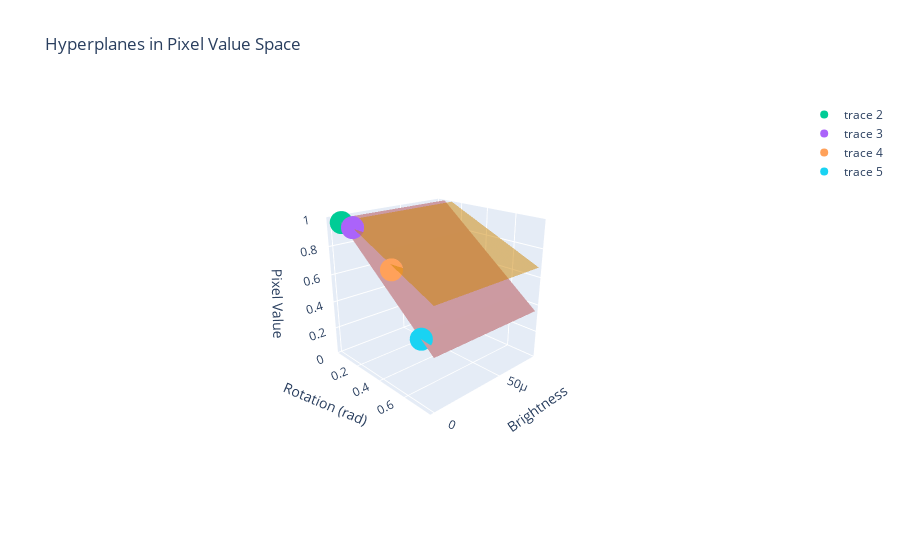

Write notebook code for a chart like this one.
### Code cell
# Let's define arbitrary the lower bound wlr and upper bound wur for the rotation
wlr, wur = -0.9, -0.5

# Let's define arbitrary the lower bound wlb and upper bound wub for the brightness
wlb, wub = -0.4, -0.3

# Let's define arbitrary the lower bound lbias and upper bound ubias for the bias
lbias, ubias = 1.07, 1.07

def visualization(wlr, wur, wlb, wub, lbias, ubias):

    # The range of values are determined by the user 
    rotation = np.linspace(0, np.pi/4*180/np.pi, 100)
    brightness = np.linspace(0, 0.00008, 100)

    # create a rectangular grid 
    Rotation, Brightness = np.meshgrid(rotation, brightness)



    print(wlr)

    # Calculate pixel values for each hyperplane
    Ik_lower = wlr * Rotation + wlb * Brightness + lbias
    Ik_upper = wur * Rotation + wub * Brightness + ubias


    fig = go.Figure(data=[
        # Lower bound hyperplane pixel value
        go.Surface(z=Ik_lower, x=Brightness, y=Rotation, colorscale=[[0, 'orange'], [1, 'pink']], showscale=False),
        # Upper bound hyperplane pixel value
        go.Surface(z=Ik_upper, x=Brightness, y=Rotation, colorscale=[[0, 'orange'], [1, 'orange']], showscale=False, opacity=0.5)
    ])
    
    fig.add_trace(
    go.Scatter3d(x=[0, 0.00002],
                 y=[0.1],
                 z=[0.98],
                 mode='markers')
    )

    fig.add_trace(
    go.Scatter3d(x=[0, 0.00002],
                 y=[0.2],
                 z=[0.97],
                 mode='markers')
    )

    fig.add_trace(
    go.Scatter3d(x=[0, 0.00002],
                 y=[0.5],
                 z=[0.79],
                 mode='markers')
    )
    
    fig.add_trace(
    go.Scatter3d(x=[0, 0.00002],
                 y=[0.7],
                 z=[0.44],
                 mode='markers')
    )

    fig.update_layout(
        scene=dict(
            xaxis_title='Brightness',
            yaxis_title='Rotation (rad)',
            zaxis_title='Pixel Value',
            yaxis=dict(range=[0, np.pi/4]),
            xaxis=dict(range=[0, 0.00008], autorange='reversed'),  # Reversing the x-axis
            zaxis=dict(range=[0, 1]),
            aspectmode='cube'
        ),
        title='Hyperplanes in Pixel Value Space'
    )
    
    # Show the plot
    fig.show()

visualization(wlr, wur, wlb, wub, lbias, ubias)

### Figure 1 — Plotly figure (JSON) as saved in the notebook; plotly's stock layout.template omitted (floating-point values rounded to 4 significant figures; data arrays with more than 128 entries replaced by an {"elided": "..."} marker saying what was removed)
{"data": [{"colorscale": [[0, "orange"], [1, "pink"]], "showscale": false, "type": "surface", "x": {"elided": "100x100 float values"}, "y": {"elided": "100x100 float values"}, "z": {"elided": "100x100 float values"}}, {"colorscale": [[0, "orange"], [1, "orange"]], "opacity": 0.5, "showscale": false, "type": "surface", "x": {"elided": "100x100 float values"}, "y": {"elided": "100x100 float values"}, "z": {"elided": "100x100 float values"}}, {"mode": "markers", "type": "scatter3d", "x": [0, 2e-05], "y": [0.1], "z": [0.98]}, {"mode": "markers", "type": "scatter3d", "x": [0, 2e-05], "y": [0.2], "z": [0.97]}, {"mode": "markers", "type": "scatter3d", "x": [0, 2e-05], "y": [0.5], "z": [0.79]}, {"mode": "markers", "type": "scatter3d", "x": [0, 2e-05], "y": [0.7], "z": [0.44]}], "layout": {"autosize": true, "scene": {"aspectmode": "cube", "aspectratio": {"x": 1, "y": 1, "z": 1}, "camera": {"center": {"x": 0, "y": 0, "z": 0}, "eye": {"x": 1.983, "y": 2.143, "z": 1.141}, "projection": {"type": "perspective"}, "up": {"x": 0, "y": 0, "z": 1}}, "xaxis": {"autorange": "reversed", "range": [0, 8e-05], "title": {"text": "Brightness"}, "type": "linear"}, "yaxis": {"range": [0, 0.7854], "title": {"text": "Rotation (rad)"}, "type": "linear"}, "zaxis": {"range": [0, 1], "title": {"text": "Pixel Value"}, "type": "linear"}}, "title": {"text": "Hyperplanes in Pixel Value Space"}}}
